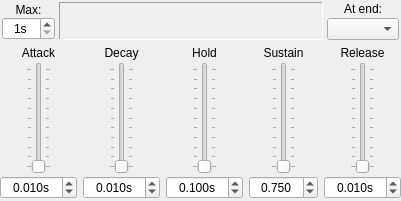
<?xml version="1.0" encoding="UTF-8"?>
<ui version="4.0">
 <class>NodeADHSR</class>
 <widget class="QWidget" name="NodeADHSR">
  <property name="geometry">
   <rect>
    <x>0</x>
    <y>0</y>
    <width>401</width>
    <height>201</height>
   </rect>
  </property>
  <layout class="QVBoxLayout" name="verticalLayout">
   <property name="spacing">
    <number>0</number>
   </property>
   <property name="leftMargin">
    <number>0</number>
   </property>
   <property name="topMargin">
    <number>2</number>
   </property>
   <property name="rightMargin">
    <number>0</number>
   </property>
   <property name="bottomMargin">
    <number>2</number>
   </property>
   <item>
    <widget class="QWidget" name="_top" native="true">
     <property name="sizePolicy">
      <sizepolicy hsizetype="Preferred" vsizetype="Minimum">
       <horstretch>0</horstretch>
       <verstretch>0</verstretch>
      </sizepolicy>
     </property>
     <layout class="QHBoxLayout" name="horizontalLayout">
      <property name="spacing">
       <number>2</number>
      </property>
      <property name="leftMargin">
       <number>0</number>
      </property>
      <property name="topMargin">
       <number>0</number>
      </property>
      <property name="rightMargin">
       <number>0</number>
      </property>
      <property name="bottomMargin">
       <number>6</number>
      </property>
      <item>
       <widget class="QWidget" name="widget" native="true">
        <layout class="QVBoxLayout" name="verticalLayout_2">
         <property name="spacing">
          <number>0</number>
         </property>
         <property name="leftMargin">
          <number>2</number>
         </property>
         <property name="topMargin">
          <number>0</number>
         </property>
         <property name="rightMargin">
          <number>2</number>
         </property>
         <property name="bottomMargin">
          <number>0</number>
         </property>
         <item>
          <widget class="QLabel" name="label_2">
           <property name="text">
            <string>Max:</string>
           </property>
           <property name="alignment">
            <set>Qt::AlignCenter</set>
           </property>
          </widget>
         </item>
         <item alignment="Qt::AlignHCenter">
          <widget class="QDoubleSpinBox" name="_max_time_range">
           <property name="alignment">
            <set>Qt::AlignCenter</set>
           </property>
           <property name="suffix">
            <string>s</string>
           </property>
           <property name="decimals">
            <number>0</number>
           </property>
           <property name="minimum">
            <double>1.000000000000000</double>
           </property>
           <property name="maximum">
            <double>100.000000000000000</double>
           </property>
          </widget>
         </item>
        </layout>
       </widget>
      </item>
      <item>
       <widget class="QFrame" name="_graph_container">
        <property name="frameShape">
         <enum>QFrame::Panel</enum>
        </property>
        <property name="frameShadow">
         <enum>QFrame::Sunken</enum>
        </property>
        <layout class="QVBoxLayout" name="verticalLayout_4">
         <property name="spacing">
          <number>0</number>
         </property>
         <property name="leftMargin">
          <number>0</number>
         </property>
         <property name="topMargin">
          <number>0</number>
         </property>
         <property name="rightMargin">
          <number>0</number>
         </property>
         <property name="bottomMargin">
          <number>0</number>
         </property>
         <item>
          <widget class="WidgetGraphADHSR" name="_graph" native="true">
           <property name="sizePolicy">
            <sizepolicy hsizetype="Expanding" vsizetype="Preferred">
             <horstretch>0</horstretch>
             <verstretch>0</verstretch>
            </sizepolicy>
           </property>
          </widget>
         </item>
        </layout>
       </widget>
      </item>
      <item>
       <widget class="QWidget" name="widget_2" native="true">
        <layout class="QVBoxLayout" name="verticalLayout_3">
         <property name="spacing">
          <number>2</number>
         </property>
         <property name="leftMargin">
          <number>2</number>
         </property>
         <property name="topMargin">
          <number>0</number>
         </property>
         <property name="rightMargin">
          <number>2</number>
         </property>
         <property name="bottomMargin">
          <number>0</number>
         </property>
         <item>
          <widget class="QLabel" name="label_3">
           <property name="text">
            <string>At end:</string>
           </property>
           <property name="alignment">
            <set>Qt::AlignCenter</set>
           </property>
          </widget>
         </item>
         <item alignment="Qt::AlignHCenter">
          <widget class="QComboBox" name="_end_action"/>
         </item>
        </layout>
       </widget>
      </item>
     </layout>
    </widget>
   </item>
   <item>
    <widget class="QWidget" name="_controls" native="true">
     <property name="sizePolicy">
      <sizepolicy hsizetype="Preferred" vsizetype="MinimumExpanding">
       <horstretch>0</horstretch>
       <verstretch>0</verstretch>
      </sizepolicy>
     </property>
     <layout class="QGridLayout" name="gridLayout">
      <property name="leftMargin">
       <number>0</number>
      </property>
      <property name="topMargin">
       <number>0</number>
      </property>
      <property name="rightMargin">
       <number>0</number>
      </property>
      <property name="bottomMargin">
       <number>0</number>
      </property>
      <property name="verticalSpacing">
       <number>2</number>
      </property>
      <item row="1" column="3" alignment="Qt::AlignHCenter">
       <widget class="QSlider" name="_sustain_slider">
        <property name="maximum">
         <number>1000</number>
        </property>
        <property name="singleStep">
         <number>10</number>
        </property>
        <property name="pageStep">
         <number>100</number>
        </property>
        <property name="value">
         <number>0</number>
        </property>
        <property name="orientation">
         <enum>Qt::Vertical</enum>
        </property>
        <property name="tickPosition">
         <enum>QSlider::TicksBothSides</enum>
        </property>
       </widget>
      </item>
      <item row="1" column="2" alignment="Qt::AlignHCenter">
       <widget class="QSlider" name="_hold_slider">
        <property name="maximum">
         <number>1000</number>
        </property>
        <property name="singleStep">
         <number>10</number>
        </property>
        <property name="pageStep">
         <number>100</number>
        </property>
        <property name="value">
         <number>0</number>
        </property>
        <property name="orientation">
         <enum>Qt::Vertical</enum>
        </property>
        <property name="tickPosition">
         <enum>QSlider::TicksBothSides</enum>
        </property>
       </widget>
      </item>
      <item row="1" column="1" alignment="Qt::AlignHCenter">
       <widget class="QSlider" name="_decay_slider">
        <property name="maximum">
         <number>1000</number>
        </property>
        <property name="singleStep">
         <number>10</number>
        </property>
        <property name="pageStep">
         <number>100</number>
        </property>
        <property name="value">
         <number>0</number>
        </property>
        <property name="orientation">
         <enum>Qt::Vertical</enum>
        </property>
        <property name="tickPosition">
         <enum>QSlider::TicksBothSides</enum>
        </property>
       </widget>
      </item>
      <item row="2" column="1">
       <widget class="QDoubleSpinBox" name="_decay">
        <property name="alignment">
         <set>Qt::AlignCenter</set>
        </property>
        <property name="suffix">
         <string>s</string>
        </property>
        <property name="decimals">
         <number>3</number>
        </property>
        <property name="maximum">
         <double>100.000000000000000</double>
        </property>
        <property name="singleStep">
         <double>0.010000000000000</double>
        </property>
        <property name="value">
         <double>0.010000000000000</double>
        </property>
       </widget>
      </item>
      <item row="2" column="2">
       <widget class="QDoubleSpinBox" name="_hold">
        <property name="alignment">
         <set>Qt::AlignCenter</set>
        </property>
        <property name="suffix">
         <string>s</string>
        </property>
        <property name="decimals">
         <number>3</number>
        </property>
        <property name="maximum">
         <double>100.000000000000000</double>
        </property>
        <property name="singleStep">
         <double>0.010000000000000</double>
        </property>
        <property name="value">
         <double>0.100000000000000</double>
        </property>
       </widget>
      </item>
      <item row="2" column="0">
       <widget class="QDoubleSpinBox" name="_attack">
        <property name="alignment">
         <set>Qt::AlignCenter</set>
        </property>
        <property name="suffix">
         <string>s</string>
        </property>
        <property name="decimals">
         <number>3</number>
        </property>
        <property name="maximum">
         <double>100.000000000000000</double>
        </property>
        <property name="singleStep">
         <double>0.010000000000000</double>
        </property>
        <property name="value">
         <double>0.010000000000000</double>
        </property>
       </widget>
      </item>
      <item row="2" column="3">
       <widget class="QDoubleSpinBox" name="_sustain">
        <property name="alignment">
         <set>Qt::AlignCenter</set>
        </property>
        <property name="decimals">
         <number>3</number>
        </property>
        <property name="maximum">
         <double>1.000000000000000</double>
        </property>
        <property name="singleStep">
         <double>0.010000000000000</double>
        </property>
        <property name="value">
         <double>0.750000000000000</double>
        </property>
       </widget>
      </item>
      <item row="1" column="0" alignment="Qt::AlignHCenter">
       <widget class="QSlider" name="_attack_slider">
        <property name="minimumSize">
         <size>
          <width>0</width>
          <height>100</height>
         </size>
        </property>
        <property name="maximum">
         <number>1000</number>
        </property>
        <property name="singleStep">
         <number>10</number>
        </property>
        <property name="pageStep">
         <number>100</number>
        </property>
        <property name="value">
         <number>0</number>
        </property>
        <property name="orientation">
         <enum>Qt::Vertical</enum>
        </property>
        <property name="tickPosition">
         <enum>QSlider::TicksBothSides</enum>
        </property>
       </widget>
      </item>
      <item row="1" column="4" alignment="Qt::AlignHCenter">
       <widget class="QSlider" name="_release_slider">
        <property name="maximum">
         <number>1000</number>
        </property>
        <property name="singleStep">
         <number>10</number>
        </property>
        <property name="pageStep">
         <number>100</number>
        </property>
        <property name="value">
         <number>0</number>
        </property>
        <property name="orientation">
         <enum>Qt::Vertical</enum>
        </property>
        <property name="tickPosition">
         <enum>QSlider::TicksBothSides</enum>
        </property>
       </widget>
      </item>
      <item row="2" column="4">
       <widget class="QDoubleSpinBox" name="_release">
        <property name="alignment">
         <set>Qt::AlignCenter</set>
        </property>
        <property name="suffix">
         <string>s</string>
        </property>
        <property name="decimals">
         <number>3</number>
        </property>
        <property name="maximum">
         <double>100.000000000000000</double>
        </property>
        <property name="singleStep">
         <double>0.010000000000000</double>
        </property>
        <property name="value">
         <double>0.010000000000000</double>
        </property>
       </widget>
      </item>
      <item row="0" column="0">
       <widget class="QLabel" name="label">
        <property name="text">
         <string>Attack</string>
        </property>
        <property name="alignment">
         <set>Qt::AlignCenter</set>
        </property>
       </widget>
      </item>
      <item row="0" column="1">
       <widget class="QLabel" name="label_6">
        <property name="text">
         <string>Decay</string>
        </property>
        <property name="alignment">
         <set>Qt::AlignCenter</set>
        </property>
       </widget>
      </item>
      <item row="0" column="2">
       <widget class="QLabel" name="label_7">
        <property name="text">
         <string>Hold</string>
        </property>
        <property name="alignment">
         <set>Qt::AlignCenter</set>
        </property>
       </widget>
      </item>
      <item row="0" column="3">
       <widget class="QLabel" name="label_8">
        <property name="text">
         <string>Sustain</string>
        </property>
        <property name="alignment">
         <set>Qt::AlignCenter</set>
        </property>
       </widget>
      </item>
      <item row="0" column="4">
       <widget class="QLabel" name="label_9">
        <property name="text">
         <string>Release</string>
        </property>
        <property name="alignment">
         <set>Qt::AlignCenter</set>
        </property>
       </widget>
      </item>
     </layout>
    </widget>
   </item>
  </layout>
 </widget>
 <customwidgets>
  <customwidget>
   <class>WidgetGraphADHSR</class>
   <extends>QWidget</extends>
   <header>WidgetGraphADHSR.hh</header>
   <container>1</container>
  </customwidget>
 </customwidgets>
 <resources/>
 <connections/>
</ui>
